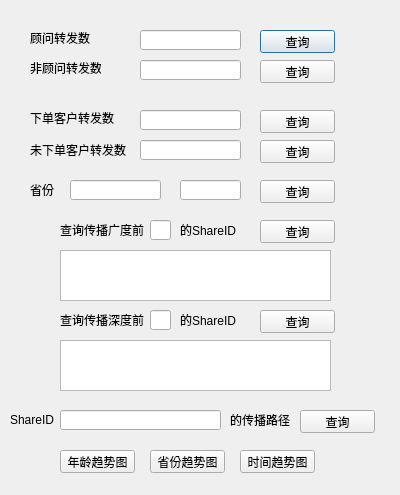
<?xml version="1.0" encoding="UTF-8"?>
<ui version="4.0">
 <class>Dialog</class>
 <widget class="QDialog" name="Dialog">
  <property name="geometry">
   <rect>
    <x>0</x>
    <y>0</y>
    <width>400</width>
    <height>495</height>
   </rect>
  </property>
  <property name="windowTitle">
   <string>Dialog</string>
  </property>
  <widget class="QLabel" name="Con">
   <property name="geometry">
    <rect>
     <x>30</x>
     <y>30</y>
     <width>71</width>
     <height>16</height>
    </rect>
   </property>
   <property name="text">
    <string>顾问转发数</string>
   </property>
  </widget>
  <widget class="QLineEdit" name="ConCount">
   <property name="geometry">
    <rect>
     <x>140</x>
     <y>30</y>
     <width>101</width>
     <height>20</height>
    </rect>
   </property>
  </widget>
  <widget class="QPushButton" name="ConQuery">
   <property name="geometry">
    <rect>
     <x>260</x>
     <y>30</y>
     <width>75</width>
     <height>23</height>
    </rect>
   </property>
   <property name="text">
    <string>查询</string>
   </property>
  </widget>
  <widget class="QLabel" name="NotCon">
   <property name="geometry">
    <rect>
     <x>30</x>
     <y>60</y>
     <width>71</width>
     <height>16</height>
    </rect>
   </property>
   <property name="text">
    <string>非顾问转发数</string>
   </property>
  </widget>
  <widget class="QLineEdit" name="NotConCount">
   <property name="geometry">
    <rect>
     <x>140</x>
     <y>60</y>
     <width>101</width>
     <height>20</height>
    </rect>
   </property>
  </widget>
  <widget class="QPushButton" name="NotConQuery">
   <property name="geometry">
    <rect>
     <x>260</x>
     <y>60</y>
     <width>75</width>
     <height>23</height>
    </rect>
   </property>
   <property name="text">
    <string>查询</string>
   </property>
  </widget>
  <widget class="QLabel" name="Order">
   <property name="geometry">
    <rect>
     <x>30</x>
     <y>110</y>
     <width>91</width>
     <height>16</height>
    </rect>
   </property>
   <property name="text">
    <string>下单客户转发数</string>
   </property>
  </widget>
  <widget class="QLineEdit" name="OrderCount">
   <property name="geometry">
    <rect>
     <x>140</x>
     <y>110</y>
     <width>101</width>
     <height>20</height>
    </rect>
   </property>
  </widget>
  <widget class="QPushButton" name="OrderQuery">
   <property name="geometry">
    <rect>
     <x>260</x>
     <y>110</y>
     <width>75</width>
     <height>23</height>
    </rect>
   </property>
   <property name="text">
    <string>查询</string>
   </property>
  </widget>
  <widget class="QLineEdit" name="NotOrderCount">
   <property name="geometry">
    <rect>
     <x>140</x>
     <y>140</y>
     <width>101</width>
     <height>20</height>
    </rect>
   </property>
  </widget>
  <widget class="QPushButton" name="NotOrderQuery">
   <property name="geometry">
    <rect>
     <x>260</x>
     <y>140</y>
     <width>75</width>
     <height>23</height>
    </rect>
   </property>
   <property name="text">
    <string>查询</string>
   </property>
  </widget>
  <widget class="QLabel" name="NotOrder">
   <property name="geometry">
    <rect>
     <x>30</x>
     <y>140</y>
     <width>101</width>
     <height>20</height>
    </rect>
   </property>
   <property name="text">
    <string>未下单客户转发数</string>
   </property>
  </widget>
  <widget class="QLineEdit" name="CityCount">
   <property name="geometry">
    <rect>
     <x>180</x>
     <y>180</y>
     <width>61</width>
     <height>20</height>
    </rect>
   </property>
  </widget>
  <widget class="QLabel" name="CityOrder">
   <property name="geometry">
    <rect>
     <x>30</x>
     <y>180</y>
     <width>71</width>
     <height>20</height>
    </rect>
   </property>
   <property name="text">
    <string>省份</string>
   </property>
  </widget>
  <widget class="QPushButton" name="CityQuery1">
   <property name="geometry">
    <rect>
     <x>260</x>
     <y>180</y>
     <width>75</width>
     <height>23</height>
    </rect>
   </property>
   <property name="text">
    <string>查询</string>
   </property>
  </widget>
  <widget class="QPushButton" name="AgeDiff">
   <property name="geometry">
    <rect>
     <x>60</x>
     <y>450</y>
     <width>75</width>
     <height>23</height>
    </rect>
   </property>
   <property name="text">
    <string>年龄趋势图</string>
   </property>
  </widget>
  <widget class="QPushButton" name="CityDiff">
   <property name="geometry">
    <rect>
     <x>150</x>
     <y>450</y>
     <width>75</width>
     <height>23</height>
    </rect>
   </property>
   <property name="text">
    <string>省份趋势图</string>
   </property>
  </widget>
  <widget class="QPushButton" name="TimeDiff">
   <property name="geometry">
    <rect>
     <x>240</x>
     <y>450</y>
     <width>75</width>
     <height>23</height>
    </rect>
   </property>
   <property name="text">
    <string>时间趋势图</string>
   </property>
  </widget>
  <widget class="QLineEdit" name="CityName">
   <property name="geometry">
    <rect>
     <x>70</x>
     <y>180</y>
     <width>91</width>
     <height>20</height>
    </rect>
   </property>
  </widget>
  <widget class="QLabel" name="a1">
   <property name="geometry">
    <rect>
     <x>60</x>
     <y>220</y>
     <width>91</width>
     <height>20</height>
    </rect>
   </property>
   <property name="text">
    <string>查询传播广度前</string>
   </property>
  </widget>
  <widget class="QLineEdit" name="aText">
   <property name="geometry">
    <rect>
     <x>150</x>
     <y>220</y>
     <width>21</width>
     <height>20</height>
    </rect>
   </property>
  </widget>
  <widget class="QLabel" name="a2">
   <property name="geometry">
    <rect>
     <x>180</x>
     <y>220</y>
     <width>91</width>
     <height>20</height>
    </rect>
   </property>
   <property name="text">
    <string>的ShareID</string>
   </property>
  </widget>
  <widget class="QLineEdit" name="bText">
   <property name="geometry">
    <rect>
     <x>150</x>
     <y>310</y>
     <width>21</width>
     <height>20</height>
    </rect>
   </property>
  </widget>
  <widget class="QLabel" name="b1">
   <property name="geometry">
    <rect>
     <x>60</x>
     <y>310</y>
     <width>91</width>
     <height>20</height>
    </rect>
   </property>
   <property name="text">
    <string>查询传播深度前</string>
   </property>
   <property name="textFormat">
    <enum>Qt::AutoText</enum>
   </property>
   <property name="wordWrap">
    <bool>true</bool>
   </property>
  </widget>
  <widget class="QLabel" name="b2">
   <property name="geometry">
    <rect>
     <x>180</x>
     <y>310</y>
     <width>91</width>
     <height>20</height>
    </rect>
   </property>
   <property name="text">
    <string>的ShareID</string>
   </property>
  </widget>
  <widget class="QPushButton" name="AQuery">
   <property name="geometry">
    <rect>
     <x>260</x>
     <y>220</y>
     <width>75</width>
     <height>23</height>
    </rect>
   </property>
   <property name="text">
    <string>查询</string>
   </property>
  </widget>
  <widget class="QPushButton" name="BQuery">
   <property name="geometry">
    <rect>
     <x>260</x>
     <y>310</y>
     <width>75</width>
     <height>23</height>
    </rect>
   </property>
   <property name="text">
    <string>查询</string>
   </property>
  </widget>
  <widget class="QLineEdit" name="cText">
   <property name="geometry">
    <rect>
     <x>60</x>
     <y>410</y>
     <width>161</width>
     <height>20</height>
    </rect>
   </property>
  </widget>
  <widget class="QPushButton" name="CQuery">
   <property name="geometry">
    <rect>
     <x>300</x>
     <y>410</y>
     <width>75</width>
     <height>23</height>
    </rect>
   </property>
   <property name="text">
    <string>查询</string>
   </property>
  </widget>
  <widget class="QLabel" name="c2">
   <property name="geometry">
    <rect>
     <x>230</x>
     <y>410</y>
     <width>91</width>
     <height>20</height>
    </rect>
   </property>
   <property name="text">
    <string>的传播路径</string>
   </property>
  </widget>
  <widget class="QLabel" name="c1">
   <property name="geometry">
    <rect>
     <x>10</x>
     <y>410</y>
     <width>91</width>
     <height>20</height>
    </rect>
   </property>
   <property name="text">
    <string>ShareID</string>
   </property>
  </widget>
  <widget class="QTextEdit" name="aResult">
   <property name="geometry">
    <rect>
     <x>60</x>
     <y>250</y>
     <width>271</width>
     <height>51</height>
    </rect>
   </property>
   <property name="font">
    <font>
     <family>Agency FB</family>
     <pointsize>6</pointsize>
    </font>
   </property>
   <property name="lineWrapMode">
    <enum>QTextEdit::NoWrap</enum>
   </property>
   <property name="html">
    <string>&lt;!DOCTYPE HTML PUBLIC &quot;-//W3C//DTD HTML 4.0//EN&quot; &quot;http://www.w3.org/TR/REC-html40/strict.dtd&quot;&gt;
&lt;html&gt;&lt;head&gt;&lt;meta name=&quot;qrichtext&quot; content=&quot;1&quot; /&gt;&lt;style type=&quot;text/css&quot;&gt;
p, li { white-space: pre-wrap; }
&lt;/style&gt;&lt;/head&gt;&lt;body style=&quot; font-family:'Agency FB'; font-size:6pt; font-weight:400; font-style:normal;&quot;&gt;
&lt;p style=&quot;-qt-paragraph-type:empty; margin-top:0px; margin-bottom:0px; margin-left:0px; margin-right:0px; -qt-block-indent:0; text-indent:0px; font-family:'SimSun'; font-size:9pt;&quot;&gt;&lt;br /&gt;&lt;/p&gt;&lt;/body&gt;&lt;/html&gt;</string>
   </property>
  </widget>
  <widget class="QTextEdit" name="bResult">
   <property name="geometry">
    <rect>
     <x>60</x>
     <y>340</y>
     <width>271</width>
     <height>51</height>
    </rect>
   </property>
  </widget>
 </widget>
 <resources/>
 <connections/>
</ui>
